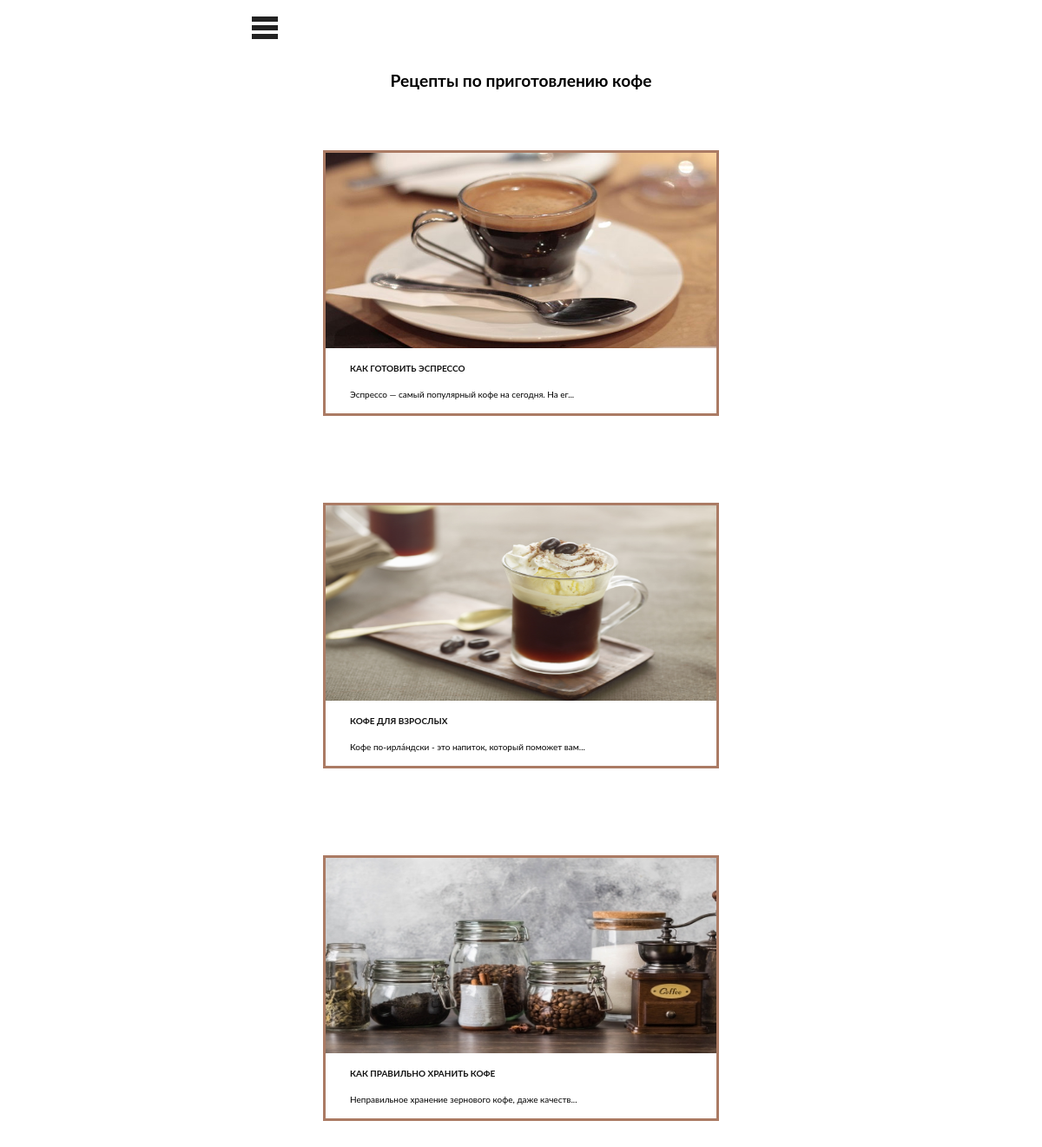
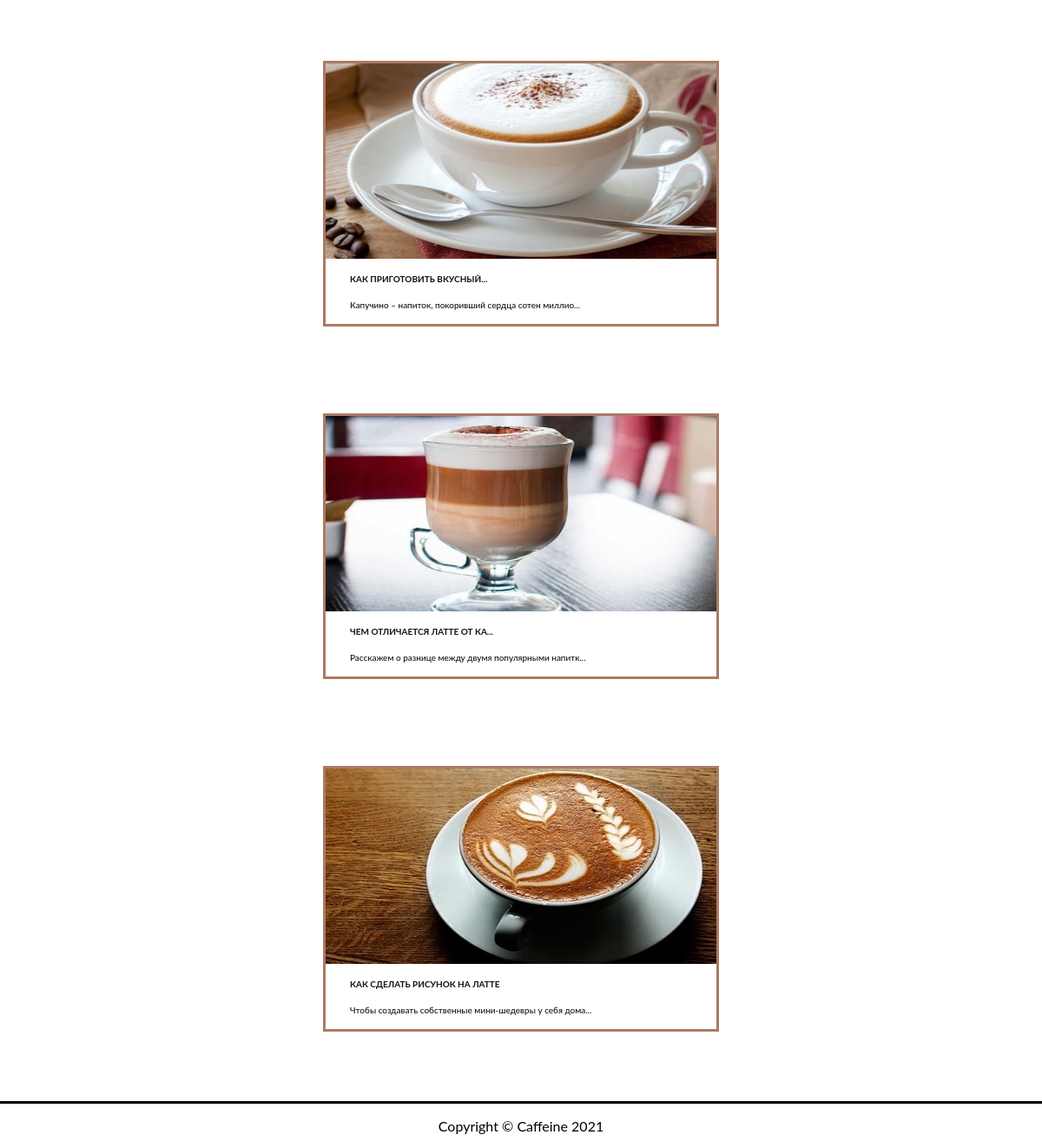
Page /recipes.php on the committed database (2 pictures, top to bottom).
### tables this page shows
CREATE TABLE `auxiliary` (
  `page` varchar(50) NOT NULL,
  `title` varchar(50) NOT NULL,
  `content_caption` varchar(100) NOT NULL,
  `other_content` text NOT NULL,
  `footer` varchar(200) NOT NULL
);

### functions.php (called while the page is built, shortened)
<?php
function GetContent($content_array, $i, $url): string
{
    $content_text_template = file_get_contents($url);
    $content_text_template = str_replace("{content_url}", $content_array[$i]["content_url"], $content_text_template);
    $content_text_template = str_replace("{content_text}", $content_array[$i]["content_text"],  $content_text_template);
    $content_text_template = str_replace("{content_text2}", $content_array[$i]["content_text2"], $content_text_template);
    return $content_text_template;
}
function DownloadContent($dbh, $table)
{
    $sth = $dbh->prepare("SELECT * FROM `$table`");
    $sth->execute();
    $content_array = $sth->fetchAll(PDO::FETCH_ASSOC);
    return $content_array;
}
function DownloadFieldContent($dbh, $table, $field, $value)
{
    $sth = $dbh->prepare("SELECT * FROM `$table` WHERE `$field` = ?");
    $sth->execute(array($value));
    $field_array = $sth->fetch(PDO::FETCH_ASSOC);
    return $field_array;
}
function ChangeSignLink($header)
{
    if (isset($_SESSION['user']))
        $header = str_replace('{action}', "Выйти", $header);
    else
        $header = str_replace('{action}', "Войти", $header);
    return $header;
}
function CheckAdmin($header)
{
    if (isset($_SESSION['user'])) {
        if ($_SESSION['user']['login'] === 'admin')
            $header = str_replace('{admin}', '<li><a href="admin.php">Админка</a></li>', $header);
        else
            $header = str_replace('{admin}', "", $header);
    } else
        $header = str_replace('{admin}', "", $header);
    return $header;
}

### recipes.php (the view, shortened to what this page needs)
<?php
include_once('functions.php');
$dbh = ConnectToDataBase();
$content_array = DownloadContent($dbh, 'recipes');
$field_array = DownloadFieldContent($dbh, 'auxiliary', 'page', 'recipes');
$header = file_get_contents("templates/header.html");
$footer = file_get_contents("templates/footer.html");
$template = file_get_contents("templates/recipes.html");
$content_template = file_get_contents("templates/recipes_content.html");
function FillTemplate($content_array)
{
    $data = '';
    $text = '';
    $max = sizeof($content_array);
    $counter = 1;
    for ($i = 0; $i < $max; $i++) {
        $text .=  GetContent($content_array, $i, "templates/recipes_text_template.html");
        if ($counter % 3 === 0 || ($counter === $max)) {
            $content_text_template = file_get_contents("templates/recipes_text_template2.html");
            $content_text_template = str_replace("{text}", $text, $content_text_template);
            $data .= $content_text_template;
            $text = "";
        }
        $counter++;
    }
    return $data;
}
$data = FillTemplate($content_array);
$header = ChangeSignLink($header);
$header = CheckAdmin($header);
$content_template = str_replace("{content_text}", $data, $content_template);
$content_template = str_replace("{content_caption}", $field_array['content_caption'], $content_template);
$template = str_replace('{recipes_content}', $content_template, $template);
$template = str_replace('{title}', $field_array['title'], $template);
$template = str_replace('{header}', $header, $template);
$footer = str_replace('{footer_content}', $field_array['footer'], $footer);
$template = str_replace('{footer}', $footer, $template);
print $template;

### css/index.css (style rules this page uses)
html, body { height: 100%; }
* { text-decoration: none; padding: 0; }
body { font-family: 'Lato', Verdana; font-size: 100%; background: rgb(255, 255, 255); display: flex; flex-direction: column; margin: 0; }
.content { flex-grow: 1; margin-bottom: 30px; }
.container { margin: auto; width: 100%; max-width: 960px; }
.center-boldtext { text-align: center; font-weight: bold; font-size: larger; }
footer { box-sizing: border-box; text-align: center; border-top-style: solid; border-top-color: black; }
header { padding-top: 5px; }
@media screen and (max-device-width:800px), screen and (max-width:640px) { .trigger { display: inline-block; margin: 10px; cursor: pointer; } }
@media screen and (max-device-width:800px), screen and (max-width:640px) { .trigger i { display: block; width: 30px; height: 6px; margin: 4px auto; background: #222; } }
@media screen and (max-device-width:800px), screen and (max-width:640px) { .container { max-width: 640px; } }

### css/recipes.css (style rules this page uses)
.column { display: flex; flex-direction: column; justify-content: center; align-items: center; }
.row { display: flex; flex-direction: row; justify-content: space-around; }
.box { display: block; height: 250px; border-style: solid; border-color: #ab7b64; margin: 50px; }
.img-box { height: 150px; width: 250px; }
.h7 { font-weight: bold; text-transform: uppercase; }
.column p { padding-left: 28px; font-size: x-small; line-height: 2em; }
.text-box { display: block; width: 250px; }
.h7 a { color: #111; }
@media screen and (max-width:800px),(max-device-width:800px) { .text-box { width: 450px; } }
@media screen and (max-width:800px),(max-device-width:800px) { .img-box { height: 225px; width: 450px; } }
@media screen and (max-width:800px),(max-device-width:800px) { .row { flex-direction: column; } }
@media screen and (max-width:800px),(max-device-width:800px) { .box { height: 300px; } }

### rows in the picture
auxiliary: template "Рецепты по приготовлению кофе КАК ГОТОВИТЬ ЭСПРЕССО Эспрессо — самый популярный кофе на сегодня. На ег... КОФЕ ДЛЯ ВЗРОСЛЫХ Кофе по-ирла́ндски - это напиток, который поможет вам... КАК ПРАВИЛЬНО ХРАНИТЬ КОФЕ Неправильное хранение зернового кофе, даже качеств... КАК ПРИГОТОВИТЬ ВКУСНЫЙ... Капучино – напиток, покоривший сердца сотен миллио... ЧЕМ ОТЛИЧАЕТСЯ ЛАТТЕ ОТ КА... Расскажем о разнице между двумя популярными напитк... КАК СДЕЛАТЬ РИСУНОК НА ЛАТТЕ Чтобы создавать собственные мини-шедевры у себя дома... Copyright © Caffeine 2021", footer+title+content_caption (picture)
